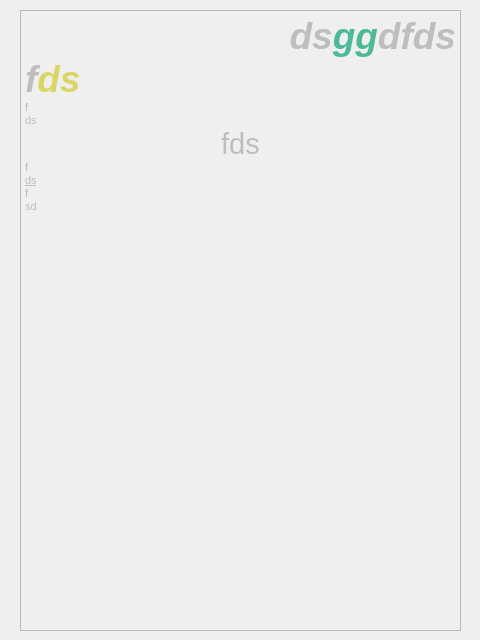
<?xml version="1.0" encoding="UTF-8"?>
<ui version="4.0">
 <class>FormInfo</class>
 <widget class="QWidget" name="FormInfo">
  <property name="geometry">
   <rect>
    <x>0</x>
    <y>0</y>
    <width>480</width>
    <height>640</height>
   </rect>
  </property>
  <property name="windowTitle">
   <string>info</string>
  </property>
  <widget class="QTextEdit" name="textEdit">
   <property name="enabled">
    <bool>false</bool>
   </property>
   <property name="geometry">
    <rect>
     <x>20</x>
     <y>10</y>
     <width>441</width>
     <height>621</height>
    </rect>
   </property>
   <property name="html">
    <string>&lt;!DOCTYPE HTML PUBLIC &quot;-//W3C//DTD HTML 4.0//EN&quot; &quot;http://www.w3.org/TR/REC-html40/strict.dtd&quot;&gt;
&lt;html&gt;&lt;head&gt;&lt;meta name=&quot;qrichtext&quot; content=&quot;1&quot; /&gt;&lt;style type=&quot;text/css&quot;&gt;
p, li { white-space: pre-wrap; }
&lt;/style&gt;&lt;/head&gt;&lt;body style=&quot; font-family:'MS Shell Dlg 2'; font-size:8.25pt; font-weight:400; font-style:normal;&quot;&gt;
&lt;p align=&quot;right&quot; style=&quot; margin-top:0px; margin-bottom:0px; margin-left:0px; margin-right:0px; -qt-block-indent:0; text-indent:0px;&quot;&gt;&lt;span style=&quot; font-size:28pt; font-weight:600; font-style:italic;&quot;&gt;ds&lt;/span&gt;&lt;span style=&quot; font-size:28pt; font-weight:600; font-style:italic; color:#4cba99;&quot;&gt;gg&lt;/span&gt;&lt;span style=&quot; font-size:28pt; font-weight:600; font-style:italic;&quot;&gt;dfds&lt;/span&gt;&lt;/p&gt;
&lt;p style=&quot; margin-top:0px; margin-bottom:0px; margin-left:0px; margin-right:0px; -qt-block-indent:0; text-indent:0px;&quot;&gt;&lt;span style=&quot; font-size:28pt; font-weight:600; font-style:italic;&quot;&gt;f&lt;/span&gt;&lt;span style=&quot; font-size:28pt; font-weight:600; font-style:italic; color:#d9d666;&quot;&gt;ds&lt;/span&gt;&lt;/p&gt;
&lt;p style=&quot; margin-top:0px; margin-bottom:0px; margin-left:0px; margin-right:0px; -qt-block-indent:0; text-indent:0px;&quot;&gt;f&lt;/p&gt;
&lt;p style=&quot; margin-top:0px; margin-bottom:0px; margin-left:0px; margin-right:0px; -qt-block-indent:0; text-indent:0px;&quot;&gt;ds&lt;/p&gt;
&lt;p align=&quot;center&quot; style=&quot; margin-top:0px; margin-bottom:0px; margin-left:0px; margin-right:0px; -qt-block-indent:0; text-indent:0px;&quot;&gt;&lt;span style=&quot; font-size:22pt;&quot;&gt;fds&lt;/span&gt;&lt;/p&gt;
&lt;p style=&quot; margin-top:0px; margin-bottom:0px; margin-left:0px; margin-right:0px; -qt-block-indent:0; text-indent:0px;&quot;&gt;f&lt;/p&gt;
&lt;p style=&quot; margin-top:0px; margin-bottom:0px; margin-left:0px; margin-right:0px; -qt-block-indent:0; text-indent:0px;&quot;&gt;&lt;span style=&quot; text-decoration: underline;&quot;&gt;ds&lt;/span&gt;&lt;/p&gt;
&lt;p style=&quot; margin-top:0px; margin-bottom:0px; margin-left:0px; margin-right:0px; -qt-block-indent:0; text-indent:0px;&quot;&gt;f&lt;/p&gt;
&lt;p style=&quot; margin-top:0px; margin-bottom:0px; margin-left:0px; margin-right:0px; -qt-block-indent:0; text-indent:0px;&quot;&gt;sd&lt;/p&gt;&lt;/body&gt;&lt;/html&gt;</string>
   </property>
  </widget>
 </widget>
 <resources/>
 <connections/>
</ui>
